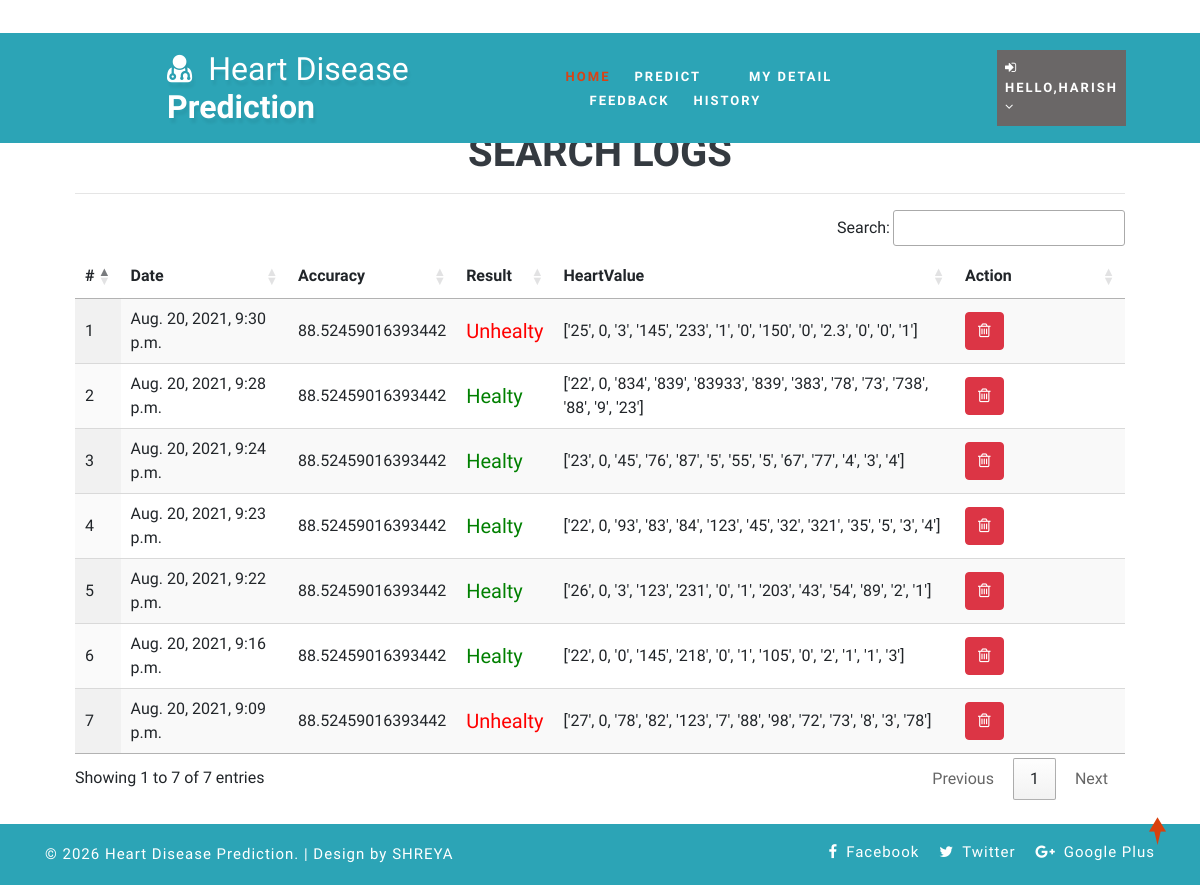
Screenshot of /view_search_pat (signed in) with the database file from the repository.
### health/models.py (models this page shows, shortened)
class Search_Data(models.Model):
    patient = models.ForeignKey(Patient, on_delete=models.CASCADE, null=True)
    prediction_accuracy = models.CharField(max_length=100,null=True,blank=True)
    result = models.CharField(max_length=100,null=True,blank=True)
    values_list = models.CharField(max_length=100,null=True,blank=True)
    created = models.DateTimeField(auto_now=True,null=True)

### health/views.py (the view)
# urls.py: path('view_search_pat', view_search_pat,name="view_search_pat"),
@login_required(login_url="login")
def view_search_pat(request):
    doc = None
    try:
        doc = Doctor.objects.get(user=request.user)
        data = Search_Data.objects.filter(patient__address__icontains=doc.address).order_by('-id')
    except:
        try:
            doc = Patient.objects.get(user=request.user)
            data = Search_Data.objects.filter(patient=doc).order_by('-id')
        except:
            data = Search_Data.objects.all().order_by('-id')
    return render(request,'view_search_pat.html',{'data':data})

### health/templates/view_search_pat.html
{% extends 'index.html' %}
{% load static %}
{% block body %}
<div class="container-fluid" style="width:90%;margin-top:8%">
                    <div class="container-fluid">
                        <h1 align="center" class="w3ls-title text-uppercase text-dark font-weight-bold">Search Logs</h1>
                         </div><hr>
                                <table id="example" class="display" style="width:100%">
                                  <thead>
                                    <tr>
                                      <th>#</th>
                                      {% if request.user.patient_set.all.0 %}
                                      <th>Date</th>
                                      {% else %}
                                      <th>Patient Name</th>
                                      {% endif %}
                                      <th>Accuracy</th>
                                      <th>Result</th>
                                      <th>HeartValue</th>
                                      <th>Action</th>
                                  </tr>
                              </thead>
                              <tbody>
                              {% for i in data %}
                                <tr>
                                  <td>{{forloop.counter}}</td>
                                  {% if request.user.patient_set.all.0 %}
                                    <td>{{i.created}}</td>
                                  {% else %}
                                  <td>{{i.patient.user.first_name}} {{i.patient.user.last_name}}</td>
                                  {% endif %}
                                    <td>{{i.prediction_accuracy}}</td>
                                    <td>{% if i.result == "0" %}
                                      <h5 style="color:green">Healty</h5>
                                      {% else %}
                                      <h5 style="color:red">Unhealty</h5>
                                  {% endif %}
                                  </td>
                                  <td>{{i.values_list}}</td>
                                  <td style="width:150px">
                                      <a href="/delete_searched/{{i.id}}" ><button class="btn btn-danger" onclick="return confirm('Are you sure?')"><i class="fa fa-trash-o"></i></button></a></td>
                              </tr>
                              {% endfor %}
                          </tbody>
                      </table>
                  </div>
{% endblock %}

### health/templates/index.html (shortened to what this page needs)
<!DOCTYPE html>
{% load static %}
<html lang="zxx">
<head>
	<link rel="stylesheet" href="{% static 'css/bootstrap.css' %}">
	<link href="{% static 'css/css_slider.css' %}" type="text/css" rel="stylesheet" media="all">
	<link rel="stylesheet" href="{% static 'css/style.css' %}" type="text/css" media="all" />
	<link href="{% static 'css/font-awesome.min.css' %}" rel="stylesheet">
<link rel='stylesheet' type='text/css' href="https://cdn.datatables.net/1.10.21/css/jquery.dataTables.min.css">
<link rel='stylesheet' type='text/css' href="https://cdn.datatables.net/buttons/1.6.2/css/buttons.dataTables.min.css">
</head>
<body>
	<div id="home" style="margin-bottom:2%">
		<header>
			<div class="top-bar py-3">
				<div class="container">
					<div class="row">
						<div class="col-xl-7 col-lg-6 col-md-4 top-social-agile text-md-right text-center mt-md-0 mt-2">
							<div class="row">
								<div class="col-xl-3 col-lg-4 col-6 top-w3layouts p-md-0 text-right">
								</div>
								<div class="col-xl-3 col-lg-4 col-6 header-w3layouts text-md-right text-left">
								</div>
							</div>
						</div>
					</div>
				</div>
			</div>
		</header>
		<div class="main-top" style="background:rgb(44, 164, 182)">
			<div class="container-fluid">
				<div class="header d-md-flex justify-content-between align-items-center py-3">
					<div id="logo" style="margin-left:13%">
						<h1>
							<a href="index.html">
								<span class="fa fa-user-md mr-2"></span>
								<span class="logo-sp">Heart Disease</span> Prediction
							</a>
						</h1>
					</div>
					{% if request.user.is_staff %}
					<div class="nav_w3ls" style="margin-right:4%">
						<nav>
							<label for="drop1" class="toggle">Menu</label>
							<input type="checkbox" id="drop1" />
							<ul class="menu" style="padding:15px;width:100%">
								<li class="mx-lg-4 mx-md-3 my-md-0 my-2"><a href="{% url 'admin_home' %}" >Home</a></li>
								<li>
									<label for="drop-2" class="toggle toogle-2"> <span class="fa fa-angle-down" aria-hidden="true"></span>
									</label>
									<a href="#"> Doctor <span class="fa fa-angle-down" aria-hidden="true"></span></a>
									<ul style="margin-top:2%;width:40%;margin-right:0%">
										<li style="width:100%;"><a href="/add_doctor" class="drop-text">Add Doctor</a></li>
										<li style="width:100%;"><a href="/view_doctor" class="drop-text">View Doctor</a></li>
									</ul>
								</li>
								<li class="mx-lg-4 mx-md-3 my-md-0 my-2"><a href="/view_patient">Patient</a></li>
								<li class="mx-lg-4 mx-md-3 my-md-0 my-2">
									<a href="/view_search_pat">Searched Data</a></li>
								<li><a href="/view_feedback">Feedback</a></li>
							</ul>
						</nav>
					</div>
					<div class="nav_w3ls" style="margin-right:3%">
						<nav>
							<label for="drop2" class="toggle">Menu</label>
							<input type="checkbox" id="drop2" />
							<ul class="menu">
								<li class="mx-lg-4 mx-md-3 my-md-0 my-2" style="background:red;padding:8px">
									<label for="drop-2" class="toggle toogle-2"> <span class="fa fa-angle-down" aria-hidden="true"></span>
									</label>
									<a href="#"><i class="fa fa-user"></i> {{request.user.username}} <span class="fa fa-angle-down" aria-hidden="true"></span></a>
									<ul style="margin-top:10%;width:80%;margin-right:5%">
										<li style="width:100%;"><a href="{% url 'change_password' %}" class="drop-text">Password</a></li>
										<li style="width:100%;"><a href="{% url 'logout' %}" class="drop-text">Logout</a></li>
									</ul>
								</li>
							</ul>
						</nav>
					</div>
					{% elif request.user.patient_set.all.0 %}
					<div class="nav_w3ls" style="margin-left:5%;font-weight:bold">
						<nav>
							<ul class="menu" style="padding:15px;width:100%">
								<li><a href="{% url 'patient_home' %}" class="active">Home</a></li>
								<li class="mx-lg-4 mx-md-3 my-md-0 my-2"><a href="/add_heartdetail">Predict</a></li>
								<li class="mx-lg-4 mx-md-3 my-md-0 my-2"><a href="/profile_doctor">My Detail</a></li>
								<li class="mx-lg-4 mx-md-3 my-md-0 my-2"><a href="/sent_feedback">Feedback</a></li>
								<li><a href="/view_search_pat">History</a></li>
							</ul>
						</nav>
					</div>
					<div class="nav_w3ls" style="margin-right:3%">
						<nav>
							<ul class="menu">
								<li class="mx-lg-4 mx-md-3 my-md-0 my-2" style="background:#6a6767;padding:8px">
									<a href="#"><i class="fa fa-sign-in"></i> Hello,{{request.user.username}} <span class="fa fa-angle-down" aria-hidden="true"></span></a>
								</li>
							</ul>
						</nav>
					</div>
					{% endif %}
				</div>
			</div>
		</div>
		{% block body %}
		{% endblock %}
	</div>
	<div class="copy-w3pvt" style="background:rgb(44, 164, 182);color:white">
		<div class="container py-3">
			<div class="row">
				<div class="col-lg-7 w3ls_footer_grid1_left text-lg-left text-center">
					<p style="color:white">&copy; 2026 Heart Disease Prediction. | Design by SHREYA</a>
					</p>
				</div>
				<div class="col-lg-5 w3ls_footer_grid_left1_pos text-lg-right text-center mt-lg-0 mt-2">
					<ul style="color:white">
						<li>
							<a href="#" style="color:white" class="facebook">
								<span class="fa fa-facebook-f mr-2"></span>Facebook</a>
						</li>
						<li class="mx-3">
							<a href="#" style="color:white" class="twitter">
								<span class="fa fa-twitter mr-2"></span>Twitter</a>
						</li>
						<li>
							<a href="#" style="color:white" class="google">
								<span class="fa fa-google-plus mr-2"></span>Google Plus</a>
						</li>
					</ul>
				</div>
			</div>
		</div>
	</div>
	<a href="#home" style="color:white" class="move-top text-center"></a>
</body>
</html>

### health/static/css/style.css (style rules this page uses)
body { padding: 0; margin: 0; background: #FFF; font-family: 'Quicksand', sans-serif; }
body a, body button { transition: 0.5s all; -webkit-transition: 0.5s all; -moz-transition: 0.5s all; -o-transition: 0.5s all; -ms-transition: 0.5s all; text-decoration: none; }
html { scroll-behavior: smooth; }
h1, h2, h3, h4, h5, h6 { margin: 0; padding: 0; font-family: 'Mukta', sans-serif; }
p { margin: 0; padding: 0; font-size: 15px; letter-spacing: 1px; line-height: 1.9; color: #999; font-family: 'Quicksand', sans-serif; }
ul, ol { margin: 0; padding: 0; }
a.move-top { width: 34px; height: 34px; background: url(../images/move-top.png) no-repeat; display: inline-block; position: fixed; bottom: 4%; right: 2%; z-index: 0; }
#home { position: relative; }
.main-top { position: absolute; z-index: 999; width: 100%; background: rgba(0, 0, 0, 0.4); }
nav { margin: 0; padding: 0; }
#logo a { float: left; display: initial; font-weight: 700; font-size: 32px; color: #fff; text-shadow: 2px 5px 3px rgba(0, 0, 0, 0.06); padding: 0; }
span.logo-sp { font-weight: 100; }
nav:after { content: ""; display: table; clear: both; }
nav ul { float: right; padding: 0; margin: 0; list-style: none; position: relative; }
nav ul li { margin: 0px; display: inline-block; float: left; }
nav a { padding: 0; color: #fff; font-size: 13px; letter-spacing: 2px; font-weight: 700; text-transform: uppercase; display: inline-block; transition: 0.5s all; -webkit-transition: 0.5s all; -moz-transition: 0.5s all; -o-transition: 0.5s all; -ms-transition: 0.5s all; }
.menu li a.active, .menu li a:hover { color: #2196f3; transition: 0.5s all; -webkit-transition: 0.5s all; -moz-transition: 0.5s all; -o-transition: 0.5s all; -ms-transition: 0.5s all; color: #d84315; }
li>a:only-child:after { content: ''; }
.w3ls_footer_grid_left1_pos ul li, ul.list-part li { display: inline-block; }
.w3ls_footer_grid_left1_pos ul li a { color: #000; text-decoration: none; letter-spacing: 1px; font-size: 15px; }
.w3ls_footer_grid1_left p { color: #484848; font-weight: 500; }

### rows the page displays
Search_Data: created "Aug. 20, 2021, 9:30 p.m.", prediction_accuracy "88.52459016393442", result "Unhealty", values_list "['25', 0, '3', '145', '233', '1', '0', '150', '0', '2.3', '0', '0', '1']"
Search_Data: created "Aug. 20, 2021, 9:28 p.m.", prediction_accuracy "88.52459016393442", result "Healty", values_list "['22', 0, '834', '839', '83933', '839', '383', '78', '73', '738', '88', '9', '23']"
Search_Data: created "Aug. 20, 2021, 9:24 p.m.", prediction_accuracy "88.52459016393442", result "Healty", values_list "['23', 0, '45', '76', '87', '5', '55', '5', '67', '77', '4', '3', '4']"
Search_Data: created "Aug. 20, 2021, 9:23 p.m.", prediction_accuracy "88.52459016393442", result "Healty", values_list "['22', 0, '93', '83', '84', '123', '45', '32', '321', '35', '5', '3', '4']"
Search_Data: created "Aug. 20, 2021, 9:22 p.m.", prediction_accuracy "88.52459016393442", result "Healty", values_list "['26', 0, '3', '123', '231', '0', '1', '203', '43', '54', '89', '2', '1']"
Search_Data: created "Aug. 20, 2021, 9:16 p.m.", prediction_accuracy "88.52459016393442", result "Healty", values_list "['22', 0, '0', '145', '218', '0', '1', '105', '0', '2', '1', '1', '3']"
Search_Data: created "Aug. 20, 2021, 9:09 p.m.", prediction_accuracy "88.52459016393442", result "Unhealty", values_list "['27', 0, '78', '82', '123', '7', '88', '98', '72', '73', '8', '3', '78']"

### other values shown
{{ request.user.username }} "HARISH"
